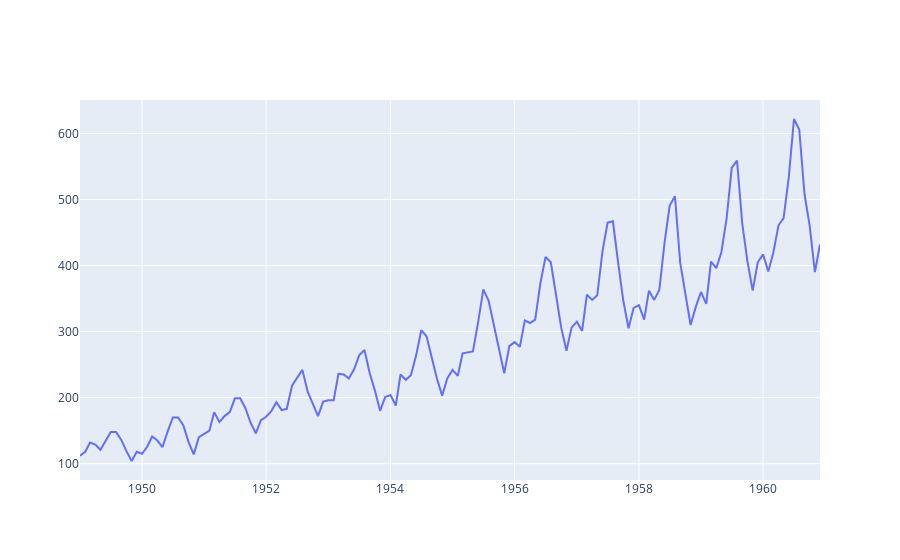

Source (notebook cell):
### Code cell
# graph display
fig = go.Figure()
fig.add_trace(go.Scatter(x=df.index, y=df.iloc[:,0], mode="lines", name='observed data')) 
fig.show()

### Figure 1 — Plotly figure (JSON) as saved in the notebook; plotly's stock layout.template omitted (floating-point values rounded to 4 significant figures; data arrays with more than 128 entries replaced by an {"elided": "..."} marker saying what was removed)
{"data": [{"mode": "lines", "name": "observed data", "type": "scatter", "x": {"elided": "144 str values"}, "y": {"elided": "144 int values"}}], "layout": {}}
